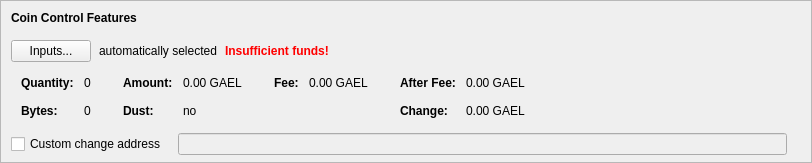
      <widget class="QFrame" name="frameCoinControl">
       <property name="sizePolicy">
        <sizepolicy hsizetype="Expanding" vsizetype="Fixed">
         <horstretch>0</horstretch>
         <verstretch>0</verstretch>
        </sizepolicy>
       </property>
       <property name="maximumSize">
        <size>
         <width>16777215</width>
         <height>16777215</height>
        </size>
       </property>
       <property name="frameShape">
        <enum>QFrame::StyledPanel</enum>
       </property>
       <property name="frameShadow">
        <enum>QFrame::Sunken</enum>
       </property>
       <layout class="QVBoxLayout" name="verticalLayoutCoinControl2">
        <property name="spacing">
         <number>0</number>
        </property>
        <property name="leftMargin">
         <number>0</number>
        </property>
        <property name="topMargin">
         <number>0</number>
        </property>
        <property name="rightMargin">
         <number>0</number>
        </property>
        <property name="bottomMargin">
         <number>6</number>
        </property>
        <item>
         <layout class="QVBoxLayout" name="verticalLayoutCoinControl" stretch="0,0,0,0,0">
          <property name="spacing">
           <number>0</number>
          </property>
          <property name="leftMargin">
           <number>10</number>
          </property>
          <property name="topMargin">
           <number>10</number>
          </property>
          <item>
           <layout class="QHBoxLayout" name="horizontalLayoutCoinControl1">
            <property name="bottomMargin">
             <number>15</number>
            </property>
            <item>
             <widget class="QLabel" name="labelCoinControlFeatures">
              <property name="sizePolicy">
               <sizepolicy hsizetype="Preferred" vsizetype="Maximum">
                <horstretch>0</horstretch>
                <verstretch>0</verstretch>
               </sizepolicy>
              </property>
              <property name="font">
               <font>
                <weight>75</weight>
                <bold>true</bold>
               </font>
              </property>
              <property name="styleSheet">
               <string notr="true">font-weight:bold;</string>
              </property>
              <property name="text">
               <string>Coin Control Features</string>
              </property>
             </widget>
            </item>
           </layout>
          </item>
          <item>
           <layout class="QHBoxLayout" name="horizontalLayoutCoinControl2" stretch="0,0,0,0">
            <property name="spacing">
             <number>8</number>
            </property>
            <property name="bottomMargin">
             <number>10</number>
            </property>
            <item>
             <widget class="QPushButton" name="pushButtonCoinControl">
              <property name="styleSheet">
               <string notr="true"/>
              </property>
              <property name="text">
               <string>Inputs...</string>
              </property>
              <property name="autoDefault">
               <bool>false</bool>
              </property>
             </widget>
            </item>
            <item>
             <widget class="QLabel" name="labelCoinControlAutomaticallySelected">
              <property name="text">
               <string>automatically selected</string>
              </property>
              <property name="margin">
               <number>5</number>
              </property>
             </widget>
            </item>
            <item>
             <widget class="QLabel" name="labelCoinControlInsuffFunds">
              <property name="font">
               <font>
                <weight>75</weight>
                <bold>true</bold>
               </font>
              </property>
              <property name="styleSheet">
               <string notr="true">color:red;font-weight:bold;</string>
              </property>
              <property name="text">
               <string>Insufficient funds!</string>
              </property>
              <property name="margin">
               <number>5</number>
              </property>
             </widget>
            </item>
            <item>
             <spacer name="horizontalSpacerCoinControl">
              <property name="orientation">
               <enum>Qt::Horizontal</enum>
              </property>
              <property name="sizeHint" stdset="0">
               <size>
                <width>40</width>
                <height>1</height>
               </size>
              </property>
             </spacer>
            </item>
           </layout>
          </item>
          <item>
           <widget class="QWidget" name="widgetCoinControl" native="true">
            <property name="sizePolicy">
             <sizepolicy hsizetype="Preferred" vsizetype="Preferred">
              <horstretch>0</horstretch>
              <verstretch>0</verstretch>
             </sizepolicy>
            </property>
            <property name="minimumSize">
             <size>
              <width>0</width>
              <height>0</height>
             </size>
            </property>
            <property name="styleSheet">
             <string notr="true"/>
            </property>
            <layout class="QHBoxLayout" name="horizontalLayoutCoinControl5">
             <property name="leftMargin">
              <number>0</number>
             </property>
             <property name="topMargin">
              <number>0</number>
             </property>
             <property name="rightMargin">
              <number>0</number>
             </property>
             <property name="bottomMargin">
              <number>0</number>
             </property>
             <item>
              <layout class="QHBoxLayout" name="horizontalLayoutCoinControl3" stretch="0,0,0,1">
               <property name="spacing">
                <number>20</number>
               </property>
               <property name="topMargin">
                <number>0</number>
               </property>
               <property name="bottomMargin">
                <number>10</number>
               </property>
               <item>
                <layout class="QFormLayout" name="formLayoutCoinControl1">
                 <property name="horizontalSpacing">
                  <number>10</number>
                 </property>
                 <property name="verticalSpacing">
                  <number>14</number>
                 </property>
                 <property name="leftMargin">
                  <number>10</number>
                 </property>
                 <property name="topMargin">
                  <number>4</number>
                 </property>
                 <property name="rightMargin">
                  <number>6</number>
                 </property>
                 <item row="0" column="0">
                  <widget class="QLabel" name="labelCoinControlQuantityText">
                   <property name="font">
                    <font>
                     <weight>75</weight>
                     <bold>true</bold>
                    </font>
                   </property>
                   <property name="text">
                    <string>Quantity:</string>
                   </property>
                   <property name="margin">
                    <number>0</number>
                   </property>
                  </widget>
                 </item>
                 <item row="0" column="1">
                  <widget class="QLabel" name="labelCoinControlQuantity">
                   <property name="cursor">
                    <cursorShape>IBeamCursor</cursorShape>
                   </property>
                   <property name="contextMenuPolicy">
                    <enum>Qt::ActionsContextMenu</enum>
                   </property>
                   <property name="text">
                    <string notr="true">0</string>
                   </property>
                   <property name="margin">
                    <number>0</number>
                   </property>
                   <property name="textInteractionFlags">
                    <set>Qt::LinksAccessibleByMouse|Qt::TextSelectableByKeyboard|Qt::TextSelectableByMouse</set>
                   </property>
                  </widget>
                 </item>
                 <item row="1" column="0">
                  <widget class="QLabel" name="labelCoinControlBytesText">
                   <property name="font">
                    <font>
                     <weight>75</weight>
                     <bold>true</bold>
                    </font>
                   </property>
                   <property name="text">
                    <string>Bytes:</string>
                   </property>
                  </widget>
                 </item>
                 <item row="1" column="1">
                  <widget class="QLabel" name="labelCoinControlBytes">
                   <property name="cursor">
                    <cursorShape>IBeamCursor</cursorShape>
                   </property>
                   <property name="contextMenuPolicy">
                    <enum>Qt::ActionsContextMenu</enum>
                   </property>
                   <property name="text">
                    <string notr="true">0</string>
                   </property>
                   <property name="textInteractionFlags">
                    <set>Qt::LinksAccessibleByMouse|Qt::TextSelectableByKeyboard|Qt::TextSelectableByMouse</set>
                   </property>
                  </widget>
                 </item>
                </layout>
               </item>
               <item>
                <layout class="QFormLayout" name="formLayoutCoinControl2">
                 <property name="horizontalSpacing">
                  <number>10</number>
                 </property>
                 <property name="verticalSpacing">
                  <number>14</number>
                 </property>
                 <property name="leftMargin">
                  <number>6</number>
                 </property>
                 <property name="topMargin">
                  <number>4</number>
                 </property>
                 <property name="rightMargin">
                  <number>6</number>
                 </property>
                 <item row="0" column="0">
                  <widget class="QLabel" name="labelCoinControlAmountText">
                   <property name="font">
                    <font>
                     <weight>75</weight>
                     <bold>true</bold>
                    </font>
                   </property>
                   <property name="text">
                    <string>Amount:</string>
                   </property>
                   <property name="margin">
                    <number>0</number>
                   </property>
                  </widget>
                 </item>
                 <item row="0" column="1">
                  <widget class="QLabel" name="labelCoinControlAmount">
                   <property name="cursor">
                    <cursorShape>IBeamCursor</cursorShape>
                   </property>
                   <property name="contextMenuPolicy">
                    <enum>Qt::ActionsContextMenu</enum>
                   </property>
                   <property name="text">
                    <string notr="true">0.00 GAEL</string>
                   </property>
                   <property name="textInteractionFlags">
                    <set>Qt::LinksAccessibleByMouse|Qt::TextSelectableByKeyboard|Qt::TextSelectableByMouse</set>
                   </property>
                  </widget>
                 </item>
                 <item row="1" column="0">
                  <widget class="QLabel" name="labelCoinControlLowOutputText">
                   <property name="font">
                    <font>
                     <weight>75</weight>
                     <bold>true</bold>
                    </font>
                   </property>
                   <property name="text">
                    <string>Dust:</string>
                   </property>
                  </widget>
                 </item>
                 <item row="1" column="1">
                  <widget class="QLabel" name="labelCoinControlLowOutput">
                   <property name="cursor">
                    <cursorShape>IBeamCursor</cursorShape>
                   </property>
                   <property name="contextMenuPolicy">
                    <enum>Qt::ActionsContextMenu</enum>
                   </property>
                   <property name="text">
                    <string notr="true">no</string>
                   </property>
                   <property name="textInteractionFlags">
                    <set>Qt::LinksAccessibleByMouse|Qt::TextSelectableByKeyboard|Qt::TextSelectableByMouse</set>
                   </property>
                  </widget>
                 </item>
                </layout>
               </item>
               <item>
                <layout class="QFormLayout" name="formLayoutCoinControl3">
                 <property name="horizontalSpacing">
                  <number>10</number>
                 </property>
                 <property name="verticalSpacing">
                  <number>14</number>
                 </property>
                 <property name="leftMargin">
                  <number>6</number>
                 </property>
                 <property name="topMargin">
                  <number>4</number>
                 </property>
                 <property name="rightMargin">
                  <number>6</number>
                 </property>
                 <item row="0" column="0">
                  <widget class="QLabel" name="labelCoinControlFeeText">
                   <property name="font">
                    <font>
                     <weight>75</weight>
                     <bold>true</bold>
                    </font>
                   </property>
                   <property name="text">
                    <string>Fee:</string>
                   </property>
                   <property name="margin">
                    <number>0</number>
                   </property>
                  </widget>
                 </item>
                 <item row="0" column="1">
                  <widget class="QLabel" name="labelCoinControlFee">
                   <property name="cursor">
                    <cursorShape>IBeamCursor</cursorShape>
                   </property>
                   <property name="contextMenuPolicy">
                    <enum>Qt::ActionsContextMenu</enum>
                   </property>
                   <property name="text">
                    <string notr="true">0.00 GAEL</string>
                   </property>
                   <property name="textInteractionFlags">
                    <set>Qt::LinksAccessibleByMouse|Qt::TextSelectableByKeyboard|Qt::TextSelectableByMouse</set>
                   </property>
                  </widget>
                 </item>
                </layout>
               </item>
               <item>
                <layout class="QFormLayout" name="formLayoutCoinControl4">
                 <property name="horizontalSpacing">
                  <number>10</number>
                 </property>
                 <property name="verticalSpacing">
                  <number>14</number>
                 </property>
                 <property name="leftMargin">
                  <number>6</number>
                 </property>
                 <property name="topMargin">
                  <number>4</number>
                 </property>
                 <property name="rightMargin">
                  <number>6</number>
                 </property>
                 <item row="0" column="0">
                  <widget class="QLabel" name="labelCoinControlAfterFeeText">
                   <property name="font">
                    <font>
                     <weight>75</weight>
                     <bold>true</bold>
                    </font>
                   </property>
                   <property name="text">
                    <string>After Fee:</string>
                   </property>
                   <property name="margin">
                    <number>0</number>
                   </property>
                  </widget>
                 </item>
                 <item row="0" column="1">
                  <widget class="QLabel" name="labelCoinControlAfterFee">
                   <property name="cursor">
                    <cursorShape>IBeamCursor</cursorShape>
                   </property>
                   <property name="contextMenuPolicy">
                    <enum>Qt::ActionsContextMenu</enum>
                   </property>
                   <property name="text">
                    <string notr="true">0.00 GAEL</string>
                   </property>
                   <property name="textInteractionFlags">
                    <set>Qt::LinksAccessibleByMouse|Qt::TextSelectableByKeyboard|Qt::TextSelectableByMouse</set>
                   </property>
                  </widget>
                 </item>
                 <item row="1" column="0">
                  <widget class="QLabel" name="labelCoinControlChangeText">
                   <property name="font">
                    <font>
                     <weight>75</weight>
                     <bold>true</bold>
                    </font>
                   </property>
                   <property name="text">
                    <string>Change:</string>
                   </property>
                  </widget>
                 </item>
                 <item row="1" column="1">
                  <widget class="QLabel" name="labelCoinControlChange">
                   <property name="cursor">
                    <cursorShape>IBeamCursor</cursorShape>
                   </property>
                   <property name="contextMenuPolicy">
                    <enum>Qt::ActionsContextMenu</enum>
                   </property>
                   <property name="text">
                    <string notr="true">0.00 GAEL</string>
                   </property>
                   <property name="textInteractionFlags">
                    <set>Qt::LinksAccessibleByMouse|Qt::TextSelectableByKeyboard|Qt::TextSelectableByMouse</set>
                   </property>
                  </widget>
                 </item>
                </layout>
               </item>
              </layout>
             </item>
            </layout>
           </widget>
          </item>
          <item>
           <layout class="QHBoxLayout" name="horizontalLayoutCoinControl4" stretch="0,0,0">
            <property name="spacing">
             <number>12</number>
            </property>
            <property name="sizeConstraint">
             <enum>QLayout::SetDefaultConstraint</enum>
            </property>
            <property name="topMargin">
             <number>5</number>
            </property>
            <property name="rightMargin">
             <number>5</number>
            </property>
            <item>
             <widget class="QCheckBox" name="checkBoxCoinControlChange">
              <property name="toolTip">
               <string>If this is activated, but the change address is empty or invalid, change will be sent to a newly generated address.</string>
              </property>
              <property name="text">
               <string>Custom change address</string>
              </property>
             </widget>
            </item>
            <item>
             <widget class="QValidatedLineEdit" name="lineEditCoinControlChange">
              <property name="enabled">
               <bool>false</bool>
              </property>
              <property name="sizePolicy">
               <sizepolicy hsizetype="Expanding" vsizetype="Fixed">
                <horstretch>0</horstretch>
                <verstretch>0</verstretch>
               </sizepolicy>
              </property>
             </widget>
            </item>
            <item>
             <widget class="QLabel" name="labelCoinControlChangeLabel">
              <property name="sizePolicy">
               <sizepolicy hsizetype="Preferred" vsizetype="Expanding">
                <horstretch>0</horstretch>
                <verstretch>0</verstretch>
               </sizepolicy>
              </property>
              <property name="minimumSize">
               <size>
                <width>0</width>
                <height>0</height>
               </size>
              </property>
              <property name="text">
               <string/>
              </property>
              <property name="margin">
               <number>3</number>
              </property>
             </widget>
            </item>
           </layout>
          </item>
          <item>
           <spacer name="verticalSpacerCoinControl">
            <property name="orientation">
             <enum>Qt::Vertical</enum>
            </property>
            <property name="sizeHint" stdset="0">
             <size>
              <width>800</width>
              <height>1</height>
             </size>
            </property>
           </spacer>
          </item>
         </layout>
        </item>
       </layout>
      </widget>
